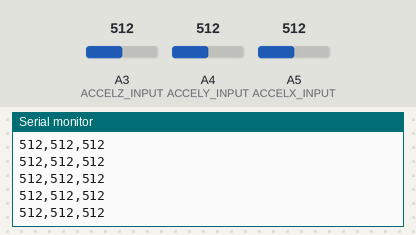
A sketch run on a simulated Arduino Uno, built with avr-gcc and run on an emulated ATmega328P. On the bench: the last lines printed to the serial monitor. The inputs (shaded band) are chosen by the test bench; at power-on: A3 (ACCELZ_INPUT) = 512, A4 (ACCELY_INPUT) = 512, A5 (ACCELX_INPUT) = 512.

Above: at 1.2 s.
1.3 s: A3 (ACCELZ_INPUT) set to 11
At 1.8 s:
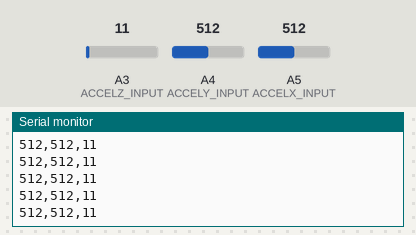
2.8 s: A3 (ACCELZ_INPUT) set to 8
At 3.5 s:
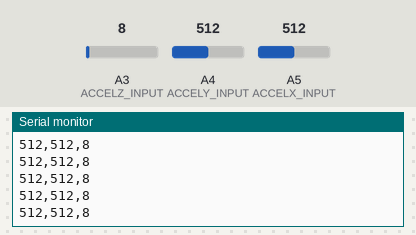
Timing chart, 0 to 5.8 s (numbered marks = the images above; inputs shaded):
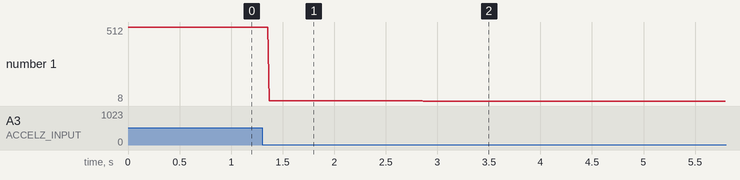

Measured:
- after the input at 1.3 s, the serial monitor: prints a new line after 0.07 s (image 1)
- after the input at 2.8 s, the serial monitor: prints a new line after 0.07 s (image 2)
- plotted number 1: 512 → 11 after the input at 1.3 s, 11 → 8 after the input at 2.8 s

The sketch:

ADXL335.ino
```cpp
/*
 * Reads in the x, y, and z accelerometer values from the ADXL335. See wiring diagram here:
 * https://learn.adafruit.com/adafruit-analog-accelerometer-breakouts/arduino-wiring
 *
 * To calibrate the ADXL335, read this tutorial:
 * https://learn.adafruit.com/adafruit-analog-accelerometer-breakouts/calibration-and-programming
 *
 * Refer from Jon Froehlich
 * http://makeabilitylab.io
 */

const int ACCELX_INPUT = A5; // accel x is hooked up to A5
const int ACCELY_INPUT = A4; // accel y is hooked up to A4
const int ACCELZ_INPUT = A3; // accel z is hooked up to A3

void setup() {
  Serial.begin(9600); // to print values to the screen
}

void loop() {

  int accelX = analogRead(ACCELX_INPUT);
  delay(1); // recall that we want to delay by 1ms between consecutive analogReads
  int accelY = analogRead(ACCELY_INPUT);
  delay(1); // recall that we want to delay by 1ms between consecutive analogReads
  int accelZ = analogRead(ACCELZ_INPUT);

  // Print values to serial
  Serial.print(accelX);
  Serial.print(",");
  Serial.print(accelY);
  Serial.print(",");
  Serial.print(accelZ);
  Serial.println();
}
```
